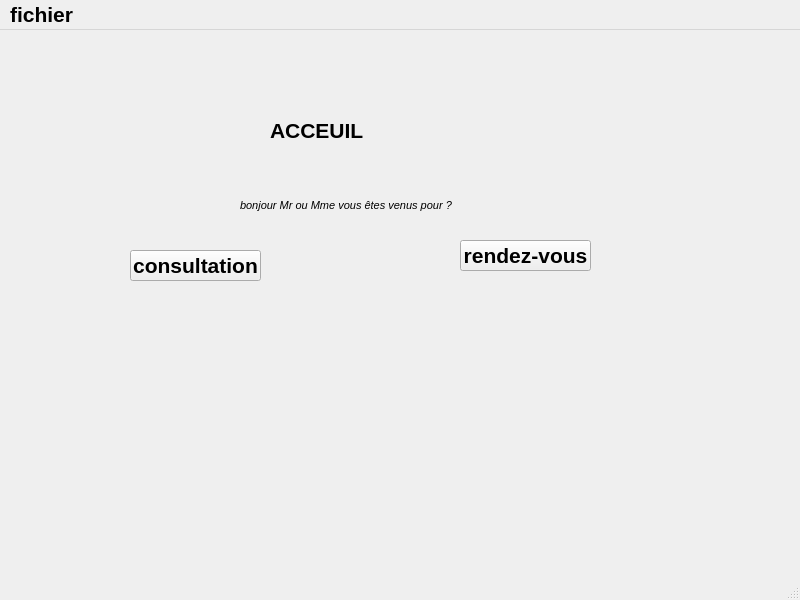
<?xml version="1.0" encoding="UTF-8"?>
<ui version="4.0">
 <class>MainWindow</class>
 <widget class="QMainWindow" name="MainWindow">
  <property name="geometry">
   <rect>
    <x>0</x>
    <y>0</y>
    <width>800</width>
    <height>600</height>
   </rect>
  </property>
  <property name="font">
   <font>
    <family>Arial</family>
    <pointsize>16</pointsize>
    <weight>75</weight>
    <bold>true</bold>
   </font>
  </property>
  <property name="windowTitle">
   <string>MainWindow</string>
  </property>
  <widget class="QWidget" name="centralwidget">
   <widget class="QLabel" name="acceul">
    <property name="geometry">
     <rect>
      <x>270</x>
      <y>80</y>
      <width>241</width>
      <height>41</height>
     </rect>
    </property>
    <property name="text">
     <string>ACCEUIL</string>
    </property>
    <property name="margin">
     <number>70</number>
    </property>
   </widget>
   <widget class="QPushButton" name="pushButton">
    <property name="geometry">
     <rect>
      <x>130</x>
      <y>220</y>
      <width>131</width>
      <height>31</height>
     </rect>
    </property>
    <property name="text">
     <string>consultation</string>
    </property>
   </widget>
   <widget class="QPushButton" name="pushButton_2">
    <property name="geometry">
     <rect>
      <x>460</x>
      <y>210</y>
      <width>131</width>
      <height>31</height>
     </rect>
    </property>
    <property name="text">
     <string>rendez-vous</string>
    </property>
   </widget>
   <widget class="QLabel" name="label_2">
    <property name="geometry">
     <rect>
      <x>240</x>
      <y>160</y>
      <width>251</width>
      <height>31</height>
     </rect>
    </property>
    <property name="font">
     <font>
      <family>Arial</family>
      <pointsize>8</pointsize>
      <weight>50</weight>
      <italic>true</italic>
      <bold>false</bold>
     </font>
    </property>
    <property name="text">
     <string>bonjour Mr ou Mme vous êtes venus pour ?</string>
    </property>
    <property name="margin">
     <number>8</number>
    </property>
   </widget>
  </widget>
  <widget class="QMenuBar" name="menubar">
   <property name="geometry">
    <rect>
     <x>0</x>
     <y>0</y>
     <width>800</width>
     <height>30</height>
    </rect>
   </property>
   <widget class="QMenu" name="menufichier">
    <property name="title">
     <string>fichier</string>
    </property>
    <addaction name="actionenregistre"/>
    <addaction name="actionouvrire"/>
    <addaction name="actionquitter"/>
   </widget>
   <addaction name="menufichier"/>
  </widget>
  <widget class="QStatusBar" name="statusbar"/>
  <action name="actionenregistre">
   <property name="text">
    <string>enregistre</string>
   </property>
   <property name="shortcut">
    <string>Ctrl+S</string>
   </property>
  </action>
  <action name="actionquitter">
   <property name="text">
    <string>quitter</string>
   </property>
  </action>
  <action name="actionouvrire">
   <property name="text">
    <string>ouvrire</string>
   </property>
   <property name="shortcut">
    <string>Ctrl+O</string>
   </property>
  </action>
 </widget>
 <resources/>
 <connections/>
</ui>
